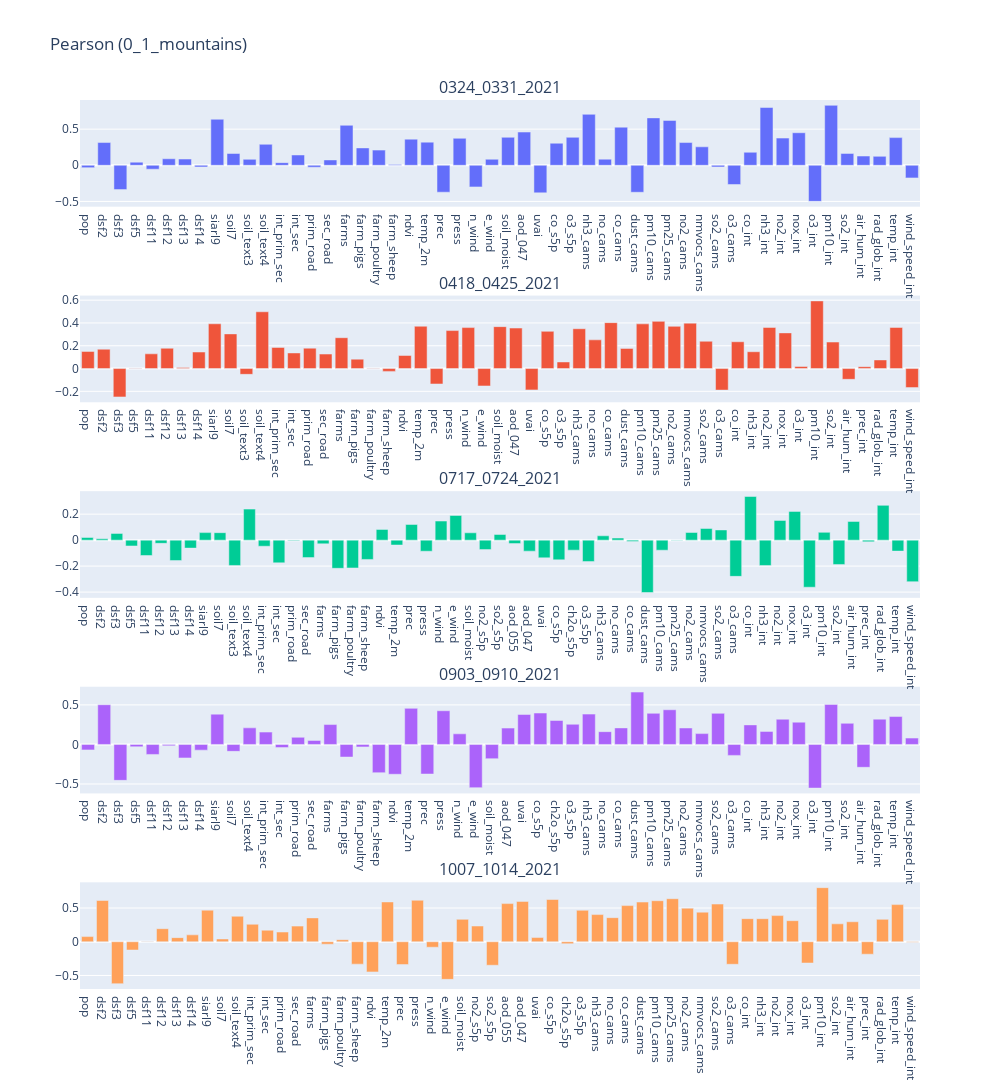
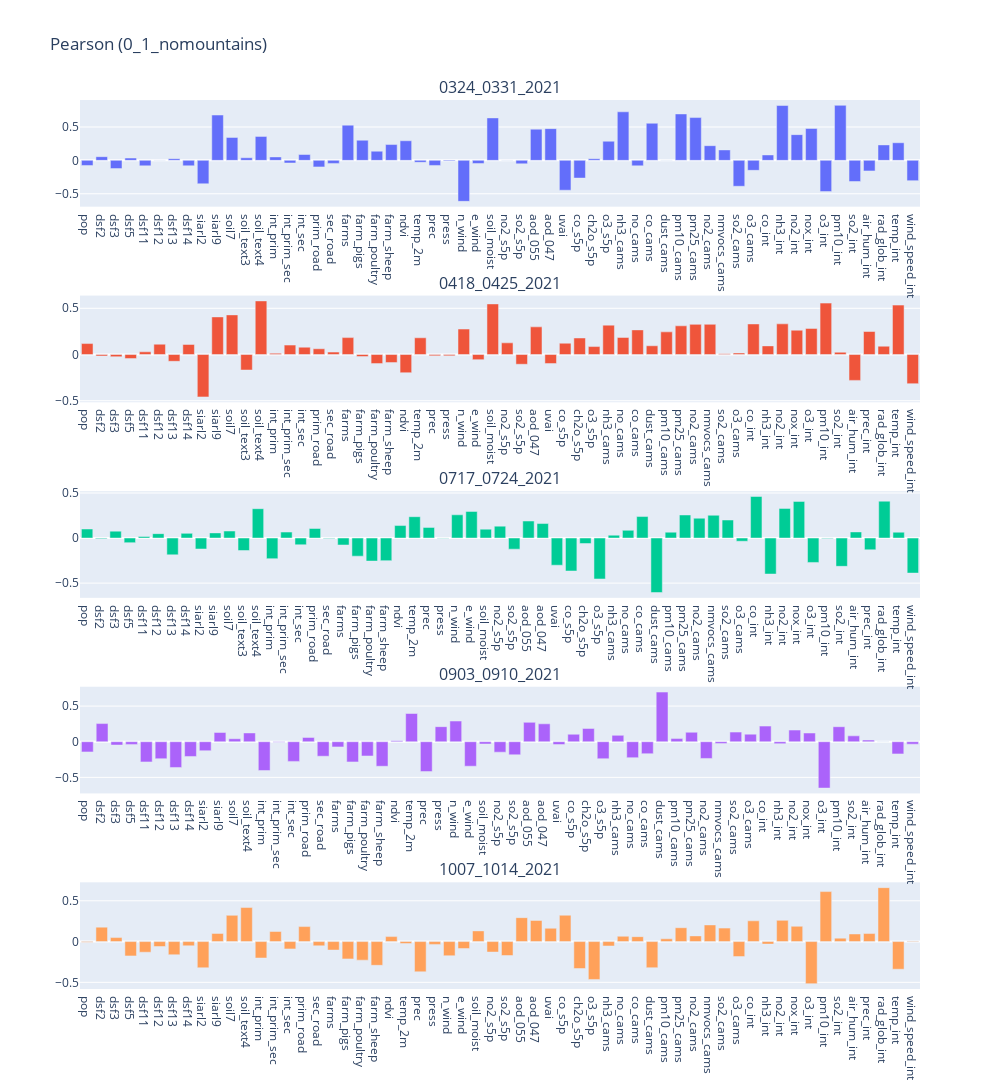
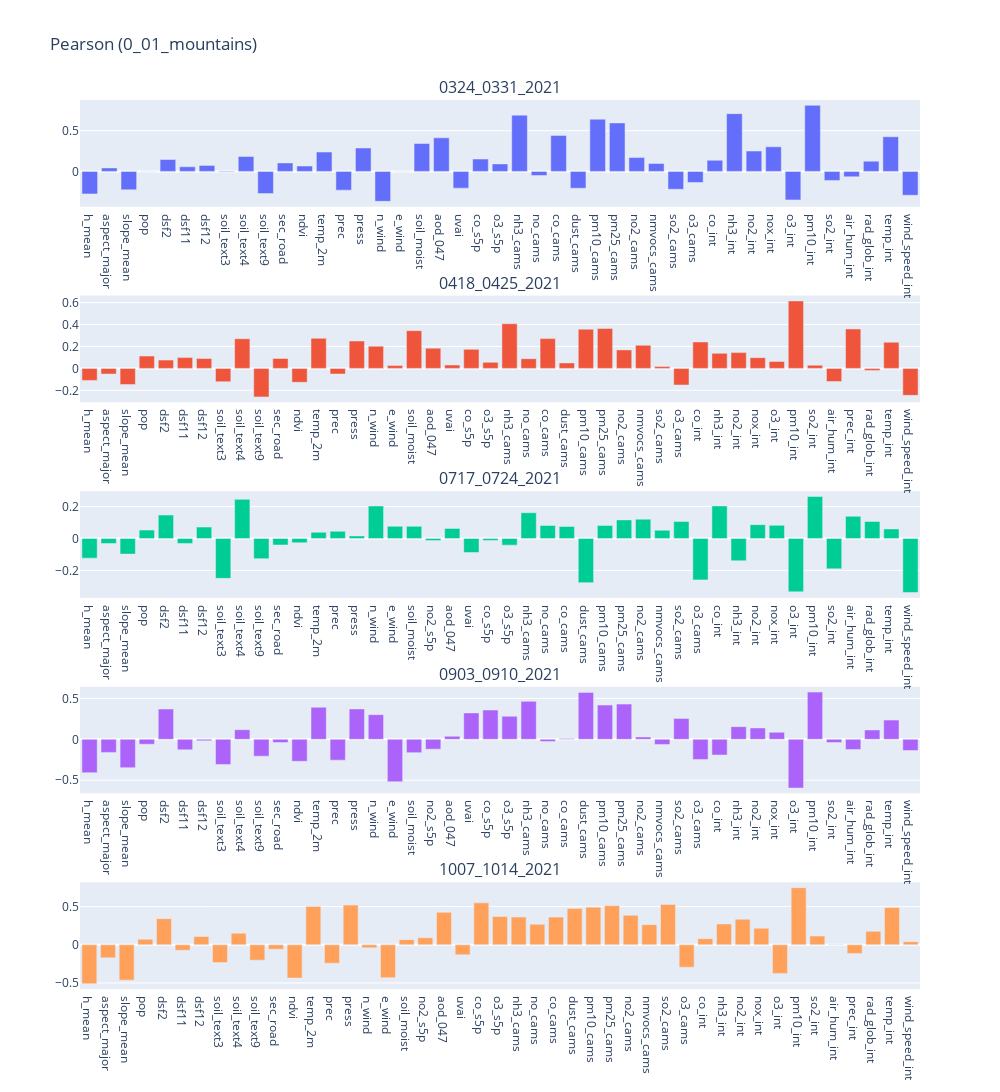
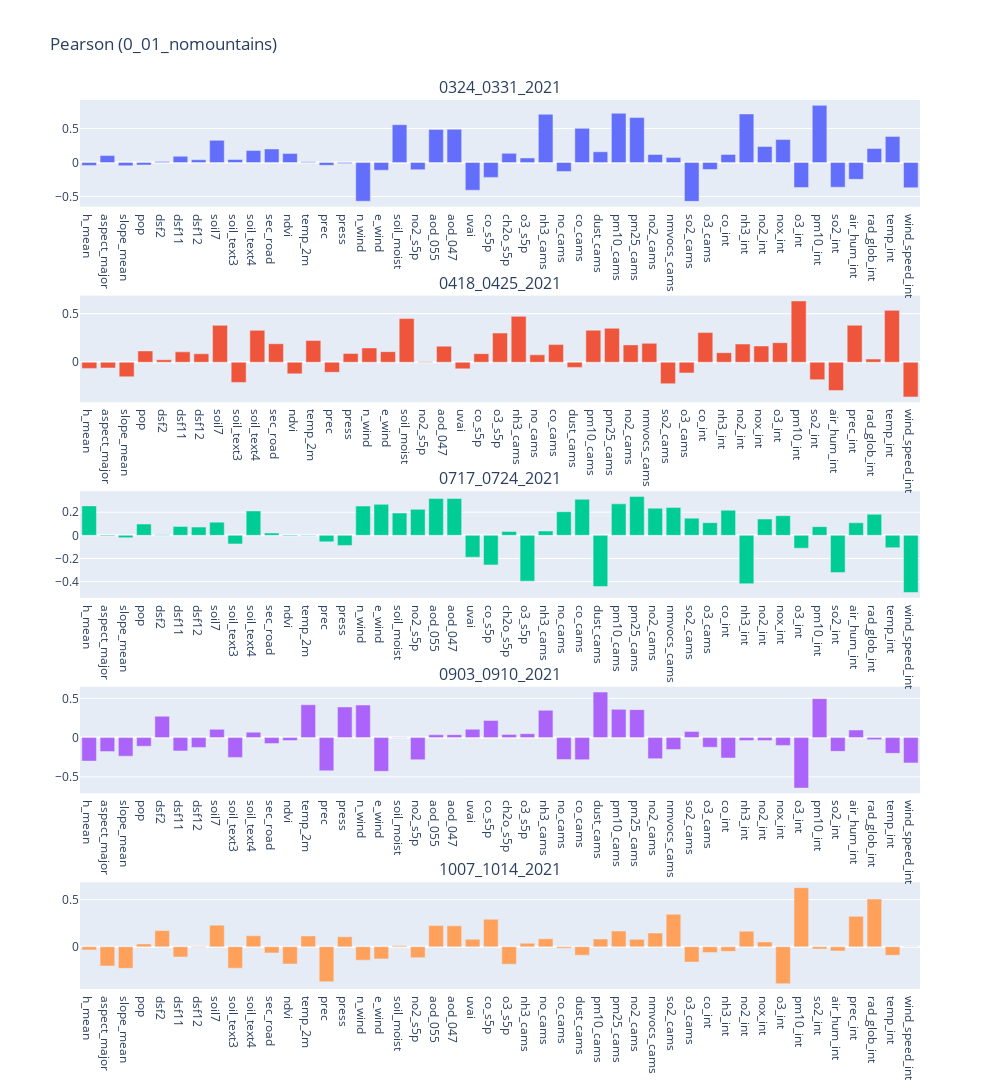

The notebook cell saved with these charts, in order:
### Markdown cell above
### Pearson results
In this section each barplot of pearson index is shown to better visualize the positive/negative correlation of each variable with respect to the target variable selected.

### Code cell
for par in params:
    dataframes_results = dictionary_results[par]
    fig = make_subplots(rows=5, cols=1, subplot_titles=geopackages)
    for index, grid in enumerate(geopackages):
        labels = dataframes_results[grid]['Features'].tolist()
        values = dataframes_results[grid]['Pearson'].tolist()
        fig.add_trace(go.Bar(x=labels, y=values), row=index+1, col=1)
        fig.update_yaxes(row=index+1, col=1)
        fig.update_xaxes(type="category", row=index+1, col=1)

    fig.update_layout(height=1500, width=1000 , title_text='Pearson (' +par+ ')')
    fig.update_layout(showlegend=False, autosize=True)
    fig.show()
    fig.write_image('assets/fs_results/'+par+target_var+'_pearson.png')
